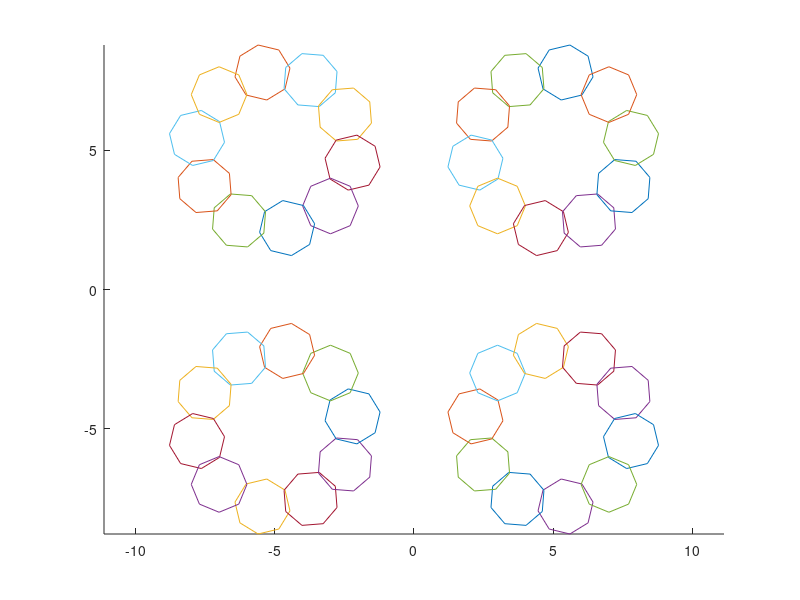

Reproduce this figure in MATLAB.
%Coordinates matrix initiallization
x=zeros(1,9);
y=zeros(1,9);
z=ones(1,9);

%Transformation matrix
r=1;
Rtheta=[cos(2*r*pi/10) -sin(2*r*pi/10) 0; sin(2*r*pi/10) cos(2*r*pi/10) 0; 0 0 1];
Tv=[1 0 5; 0 1 5; 0 0 1];
Tv_1=[1 0 -5; 0 1 -5; 0 0 1];

hold on;

%Calculation of initial octagon points
for i=1:8 
    x(i)=cos(2*i*pi/8)+7;
    y(i)=sin(2*i*pi/8)+7;
end
x(9)=x(1);
y(9)=y(1);

%Creation of point matrix
points=[x;y;z];

for r=1:10 
    
    %Transformation for rotation around the center (5,5)
    M=Tv*Rtheta*Tv_1;
    points=M*points;

    for i=1:9
        x(i)=points(1,i);
        y(i)=points(2,i);
    end
    
    plot(x,y);
    plot(-x,y);
    plot(-x,-y);
    plot(x,-y);
    
end

axis equal;
